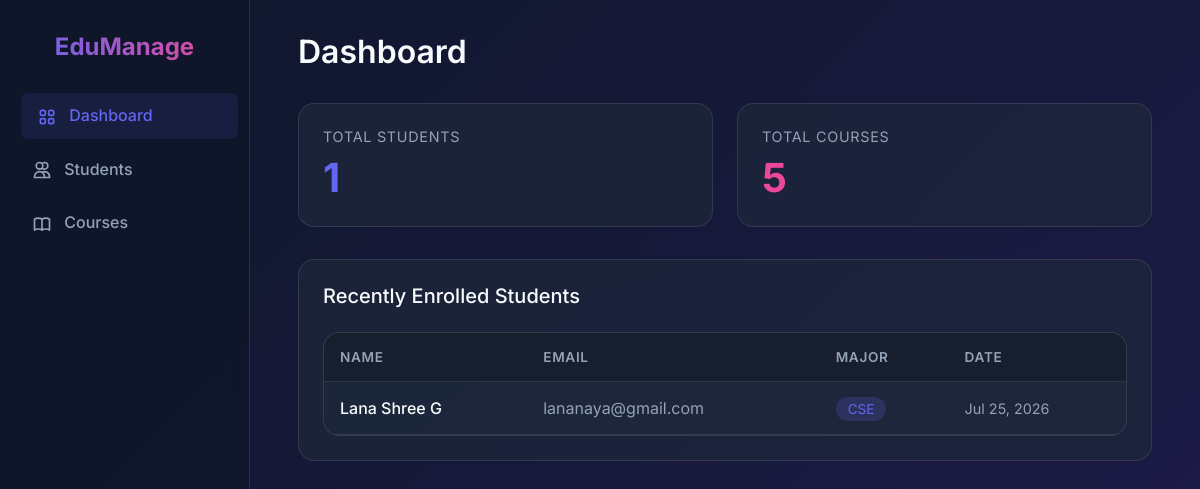
The page / on the database its author committed.
### students/models.py (models this page shows, shortened)
class Student(models.Model):
    first_name = models.CharField(max_length=50)
    last_name = models.CharField(max_length=50)
    email = models.EmailField(unique=True)
    enrollment_date = models.DateField(auto_now_add=True)
    major = models.CharField(max_length=100)

### students/views.py (the view)
# urls.py: path('', views.DashboardView.as_view(), name='dashboard'),
class DashboardView(TemplateView):
    template_name = 'students/dashboard.html'
    def get_context_data(self, **kwargs):
        context = super().get_context_data(**kwargs)
        context['total_students'] = Student.objects.count()
        context['total_courses'] = Course.objects.count()
        context['recent_students'] = Student.objects.order_by('-enrollment_date')[:5]
        return context

### templates/students/dashboard.html (shortened to what this page needs)
{% extends 'base.html' %}
{% block content %}
<div class="header">
    <h1>Dashboard</h1>
</div>
<div class="dashboard-stats">
    <div class="glass-card">
        <div style="color: var(--text-muted); font-size: 0.9rem; text-transform: uppercase; letter-spacing: 0.05em;">Total Students</div>
        <div class="stat-value">{{ total_students }}</div>
    </div>
    <div class="glass-card">
        <div style="color: var(--text-muted); font-size: 0.9rem; text-transform: uppercase; letter-spacing: 0.05em;">Total Courses</div>
        <div class="stat-value" style="color: var(--secondary);">{{ total_courses }}</div>
    </div>
</div>
<div class="glass-card" style="margin-top: 2rem;">
    <h2 style="margin-bottom: 1.5rem; font-size: 1.25rem; font-weight: 500;">Recently Enrolled Students</h2>
    <div class="table-container">
        <table>
            <thead>
                <tr>
                    <th>Name</th>
                    <th>Email</th>
                    <th>Major</th>
                    <th>Date</th>
                </tr>
            </thead>
            <tbody>
                {% for student in recent_students %}
                <tr>
                    <td style="font-weight: 500;">{{ student.first_name }} {{ student.last_name }}</td>
                    <td style="color: var(--text-muted);">{{ student.email }}</td>
                    <td><span style="background: rgba(99, 102, 241, 0.2); color: var(--primary); padding: 0.25rem 0.75rem; border-radius: 9999px; font-size: 0.85rem;">{{ student.major }}</span></td>
                    <td style="color: var(--text-muted); font-size: 0.9rem;">{{ student.enrollment_date|date:"M d, Y" }}</td>
                </tr>
                {% empty %}
                <tr>
                    <td colspan="4" style="text-align: center; color: var(--text-muted); padding: 2rem;">No students found.</td>
                </tr>
                {% endfor %}
            </tbody>
        </table>
    </div>
</div>
{% endblock %}

### static/css/style.css (style rules this page uses)
:root { --primary: #6366f1; --primary-hover: #4f46e5; --secondary: #ec4899; --bg-color: #0f172a; --card-bg: rgba(30, 41, 59, 0.7); --text-main: #f8fafc; --text-muted: #94a3b8; --border-color: rgba(255, 255, 255, 0.1); }
* { margin: 0; padding: 0; box-sizing: border-box; }
body { font-family: 'Inter', sans-serif; background: linear-gradient(135deg, #0f172a 0%, #1e1b4b 100%); color: var(--text-main); min-height: 100vh; display: flex; }
.header { display: flex; justify-content: space-between; align-items: center; margin-bottom: 2rem; }
h1 { font-size: 2rem; font-weight: 600; }
.glass-card { background: var(--card-bg); backdrop-filter: blur(10px); border: 1px solid var(--border-color); border-radius: 1rem; padding: 1.5rem; transition: transform 0.3s ease, box-shadow 0.3s ease; }
.dashboard-stats { display: grid; grid-template-columns: repeat(auto-fit, minmax(200px, 1fr)); gap: 1.5rem; margin-bottom: 2rem; }
.stat-value { font-size: 2.5rem; font-weight: 700; color: var(--primary); margin-top: 0.5rem; }
.table-container { background: var(--card-bg); border-radius: 1rem; border: 1px solid var(--border-color); overflow: hidden; }
table { width: 100%; border-collapse: collapse; }
th, td { padding: 1rem; text-align: left; border-bottom: 1px solid var(--border-color); }
th { background: rgba(0, 0, 0, 0.2); font-weight: 600; color: var(--text-muted); text-transform: uppercase; font-size: 0.85rem; letter-spacing: 0.05em; }

### rows shown on the page
Student: first_name "Lana", last_name "Shree G", email "lananaya@gmail.com", major "CSE", enrollment_date "Jul 25, 2026"

### other values the page prints
{{ total_students }} "1"
{{ total_courses }} "5"
